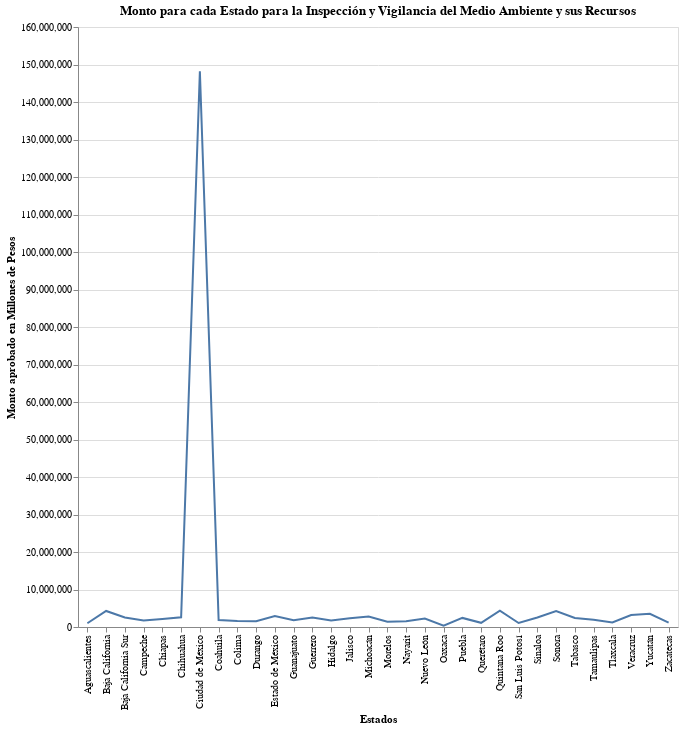

Source (notebook cell):
### Code cell
grafico_monto.properties(
    width = 600,
    height= 600,
    title = "Monto para cada Estado para la Inspección y Vigilancia del Medio Ambiente y sus Recursos"
)

### Figure 1 — Vega-Lite specification as saved in the notebook (floating-point values rounded to 4 significant figures)
{"config": {"view": {"continuousWidth": 400, "continuousHeight": 300}}, "data": {"name": "data-5205e303a5166718e06082d507ceb08d"}, "mark": "line", "encoding": {"x": {"type": "nominal", "field": "estado", "title": "Estados"}, "y": {"type": "quantitative", "aggregate": "mean", "field": "_monto_", "title": "Monto aprobado en Millones de Pesos"}}, "height": 600, "title": "Monto para cada Estado para la Inspección y Vigilancia del Medio Ambiente y sus Recursos", "width": 600, "$schema": "https://vega.github.io/schema/vega-lite/v4.8.1.json", "datasets": {"data-5205e303a5166718e06082d507ceb08d": [{"estado": "Aguascalientes", "_monto_": 995601}, {"estado": "Baja California", "_monto_": 4282141}, {"estado": "Baja California Sur", "_monto_": 2540108}, {"estado": "Campeche", "_monto_": 1767456}, {"estado": "Chiapas", "_monto_": 2157137}, {"estado": "Chihuahua", "_monto_": 2608400}, {"estado": "Ciudad de México", "_monto_": 148189513}, {"estado": "Coahuila", "_monto_": 1871067}, {"estado": "Colima", "_monto_": 1603922}, {"estado": "Durango", "_monto_": 1564547}, {"estado": "Estado de México", "_monto_": 2950578}, {"estado": "Guanajuato", "_monto_": 1806380}, {"estado": "Guerrero", "_monto_": 2539591}, {"estado": "Hidalgo", "_monto_": 1746170}, {"estado": "Jalisco", "_monto_": 2336785}, {"estado": "Michoacán", "_monto_": 2804111}, {"estado": "Morelos", "_monto_": 1404515}, {"estado": "Nayarit", "_monto_": 1535998}, {"estado": "Nuevo León", "_monto_": 2278362}, {"estado": "Oaxaca", "_monto_": 337981}, {"estado": "Puebla", "_monto_": 2421800}, {"estado": "Querétaro", "_monto_": 1109869}, {"estado": "Quintana Roo", "_monto_": 4355010}, {"estado": "San Luis Potosí", "_monto_": 1067652}, {"estado": "Sinaloa", "_monto_": 2526356}, {"estado": "Sonora", "_monto_": 4274523}, {"estado": "Tabasco", "_monto_": 2405932}, {"estado": "Tamaulipas", "_monto_": 1912748}, {"estado": "Tlaxcala", "_monto_": 1224110}, {"estado": "Veracruz", "_monto_": 3206380}, {"estado": "Yucatán", "_monto_": 3509429}, {"estado": "Zacatecas", "_monto_": 1180107}]}}
